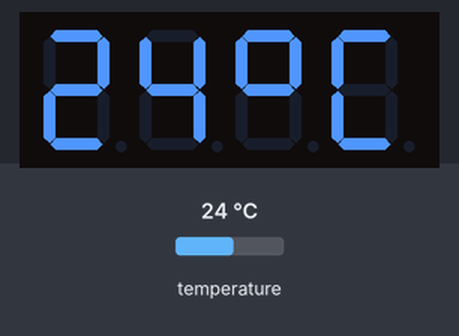
Recording of a sketch running on a simulated Arduino Uno, built with avr-gcc and run on an emulated ATmega328P. On the bench: 4-digit seven-segment display. Inputs (shaded band) come from the test bench; at power-on: temperature 24 °C.

Above: at 4.3 s.
4.4 s: temperature set to 12 °C
At 6.1 s:
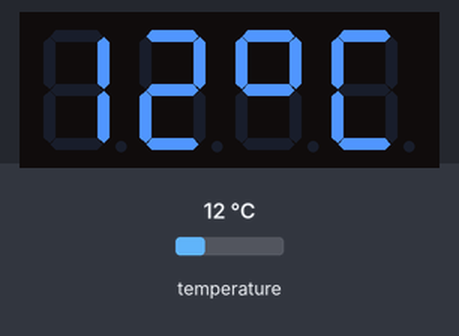
7.0 s: temperature set to 19 °C
At 8.4 s:
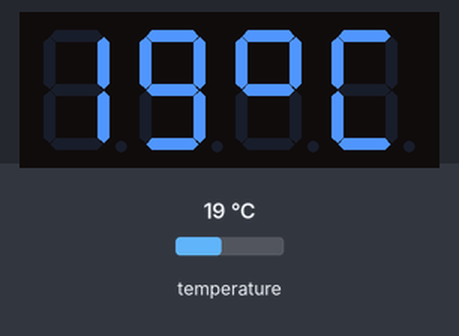
9.6 s: temperature set to 28 °C
At 12.0 s:
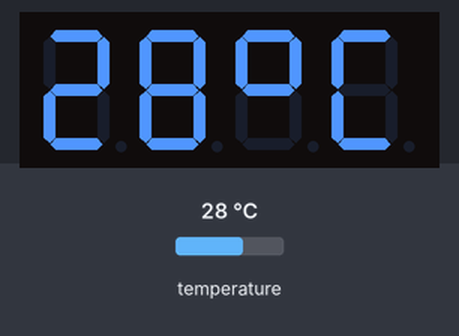
Timing chart, 0 to 13.5 s (numbered marks = the images above; inputs shaded):
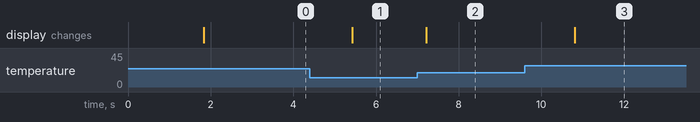

Measured:
- after the input at 4.4 s, the display: changes after 1.0 s (image 1)
- after the input at 7.0 s, the display: changes after 0.21 s (image 2)
- after the input at 9.6 s, the display: changes after 1.2 s (image 3)

The sketch:

14f_TM1637_temperatura.ino
```cpp
#include <TM1637Display.h>
#include <OneWire.h>
#include <DallasTemperature.h>
#define CLK 2
#define DIO 3
OneWire czujnik(4); //Termometr - pin 4
DallasTemperature sensors(&czujnik);
TM1637Display display(CLK, DIO);

void setup() {
  sensors.begin(); //Inicjalizacja czujnika
  //Ustawienie jasności wyświetlacza
  display.setBrightness(0x0A);
  //Wyczyszczenie wyświetlacza
  display.clear();
}

byte stopnieC[]={
  SEG_A|SEG_B|SEG_F|SEG_G,
  SEG_A|SEG_D|SEG_E|SEG_F
  };

void loop() {
  delay(1000);
  sensors.requestTemperatures(); //Pobranie temperatury
  //Wyświetlenie temperatury
  display.showNumberDec(sensors.getTempCByIndex(0),false,2,0);
  //Wy
  display.setSegments(stopnieC,2,2);
}
```
